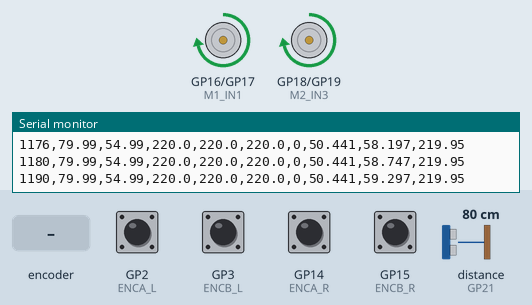
A sketch run on a simulated Raspberry Pi Pico. Shown: motor-driver pin pairs drawn as motors (green arrow = first pin HIGH = forward, orange = second pin HIGH = backward, longer = more drive), the last lines printed to the serial monitor. Wiring (inferred from the names in the program): ultrasonic range finder: trigger GP20; echo GP21. Inputs (shaded band) come from the test bench; at power-on: GP2 (ENCA_L), GP3 (ENCB_L), GP14 (ENCA_R), GP15 (ENCB_R) HIGH, distance to the obstacle (sensor on GP21) 80 cm. The echo pulse lasts 58.3 µs per cm.

Above: at 3.7 s.
3.8 s: distance to the obstacle (sensor on GP21) set to 18 cm
At 6.1 s:
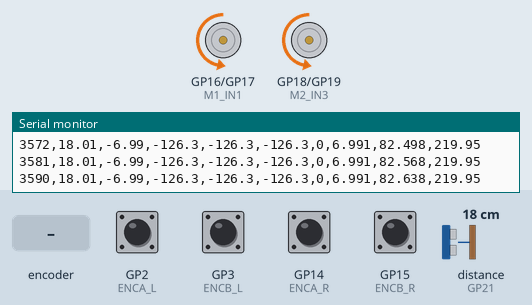
6.4 s: distance to the obstacle (sensor on GP21) set to 35 cm
At 7.8 s:
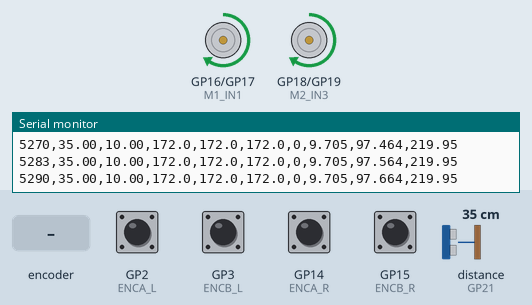
8.6 s: distance to the obstacle (sensor on GP21) set to 22 cm
11.6 s: rotary encoder on GP2 (ENCA_L) / GP3 (ENCB_L) turned 1 step (first pin leading)
At 12.2 s:
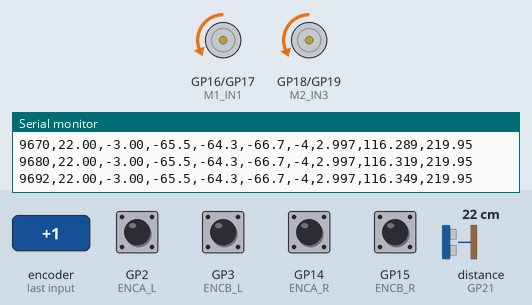
13.3 s: rotary encoder on GP2 (ENCA_L) / GP3 (ENCB_L) turned 2 steps (second pin leading)
At 14.8 s:
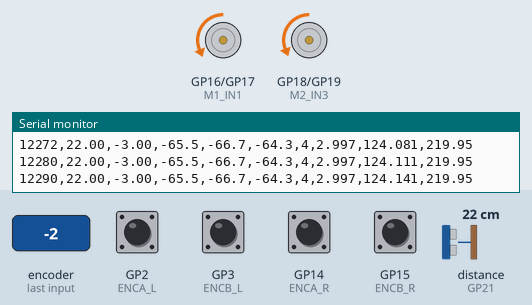
15.2 s: distance to the obstacle (sensor on GP21) set to 28 cm
Timing chart, 0 to 18.8 s (numbered marks = the images above; inputs shaded):
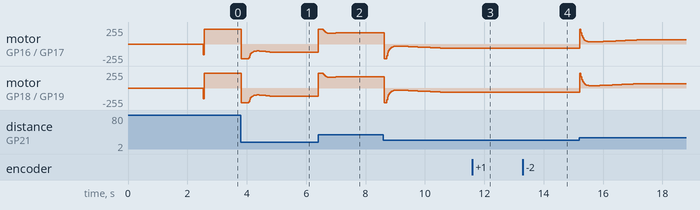

The sketch:

robot_follower_final.ino
```cpp
// orginal without adaptive

#include "hardware/gpio.h"

// ================================================================
//  PINS
// ================================================================
#define ENCA_L   2
#define ENCB_L   3
#define ENCA_R   14
#define ENCB_R   15
#define M1_IN1   16
#define M1_IN2   17
#define M2_IN3   18
#define M2_IN4   19
#define TRIG_PIN 20
#define ECHO_PIN 21

// ================================================================
//  ENCODER
// ================================================================
volatile int32_t ticksLeft  = 0;
volatile int32_t ticksRight = 0;
volatile uint8_t prevLeft   = 0;
volatile uint8_t prevRight  = 0;

const int8_t quadTable[16] = {
   0, +1, -1,  0,
  -1,  0,  0, +1,
  +1,  0,  0, -1,
   0, -1, +1,  0
};

inline uint8_t readLeft()  { return (gpio_get(ENCA_L) << 1) | gpio_get(ENCB_L); }
inline uint8_t readRight() { return (gpio_get(ENCA_R) << 1) | gpio_get(ENCB_R); }

void isrLeft() {
  uint8_t curr = readLeft();
  ticksLeft += quadTable[(prevLeft << 2) | curr];
  prevLeft = curr;
}
void isrRight() {
  uint8_t curr = readRight();
  ticksRight += quadTable[(prevRight << 2) | curr];
  prevRight = curr;
}

// ================================================================
//  TUNING — start here
// ================================================================
const float DESIRED_CM  = 25.0f;

// Distance PID → v_base (PWM Base)
// Kp: main driving force, raise until it reaches target fast
// Ki: removes steady-state offset
// Kd: brakes before reaching target, reduces overshoot. Raise if still overshooting
const float Kp_dist = 15.2f;
const float Ki_dist = 8.0f;
const float Kd_dist = 3.7f;

// Alignment: cumulative tick drift → steering correction
// raise if robot curves, lower if it oscillates left-right
const float Kp_align = 0.3f;

// ================================================================
//  STATE
// ================================================================
float filteredDist = 0.0f;
float v_base       = 0.0f;

float integral_dist  = 0.0f;
float prevError_dist = 0.0f;

int32_t tickDrift      = 0;
int32_t prevLeftTicks  = 0;
int32_t prevRightTicks = 0;

unsigned long lastTime = 0;
unsigned long lastUS   = 0;
unsigned long startTime = 0;

// ================================================================
//  ERROR METRICS STATE
// ================================================================
float  sumSquaredError = 0.0f;
float  iae             = 0.0f;     // integral of absolute error
int    errorCount      = 0;
float  peakDist        = 0.0f;    // for overshoot calculation
float  rmsError        = 0.0f;    // updated every 1s
float  overshootPct    = 0.0f;
bool   testPhase       = false;   // flag: set true when you start a test
float  phaseStartDist  = 0.0f;   // distance at start of test phase

// ================================================================
//  MOTOR
// ================================================================
void setMotor(float L, float R) {
  L = constrain(L, -220, 220);
  R = constrain(R, -220, 220);
  analogWrite(M1_IN1, L > 0 ? (int)L : 0);
  analogWrite(M1_IN2, L < 0 ? (int)(-L) : 0);
  analogWrite(M2_IN3, R > 0 ? (int)R : 0);
  analogWrite(M2_IN4, R < 0 ? (int)(-R) : 0);
}

void stopMotors() {
  analogWrite(M1_IN1, 0); analogWrite(M1_IN2, 0);
  analogWrite(M2_IN3, 0); analogWrite(M2_IN4, 0);
}

// ================================================================
//  ULTRASONIC — 40 Hz
// ================================================================
void updateUltrasonic() {
  if (millis() - lastUS < 25) return;
  lastUS = millis();

  digitalWrite(TRIG_PIN, LOW);
  delayMicroseconds(2);
  digitalWrite(TRIG_PIN, HIGH);
  delayMicroseconds(10);
  digitalWrite(TRIG_PIN, LOW);

  long dur = pulseIn(ECHO_PIN, HIGH, 15000UL);
  if (dur == 0) {
    v_base = 220.0f;
    prevError_dist = 200.0f - DESIRED_CM;  // keep derivative consistent
    integral_dist  = constrain(integral_dist, -100.0f, 100.0f);
    return;
  }

  float d = dur * 0.0343f / 2.0f;

  // Out of range = same treatment as no echo
  if (d < 2.0f || d > 200.0f) {
    v_base = 220.0f;
    prevError_dist = 200.0f - DESIRED_CM;
    return;
  }

  // EMA filter
  filteredDist = 0.3f * d + 0.7f * filteredDist;

  // Distance PID
  float error = filteredDist - DESIRED_CM;

  // Derivative on error (D brakes as robot approaches target)
  float derivative = error - prevError_dist;   // per 50ms step, no /dt needed for tuning
  prevError_dist   = error;

  // Integral with simple clamp anti-windup
  integral_dist += error;
  integral_dist  = constrain(integral_dist, -100.0f, 100.0f);

  v_base = Kp_dist * error
         + Ki_dist * integral_dist * 0.025f   // 0.05 = dt of outer loop (40Hz)
         + Kd_dist * derivative / 0.025f;     // /dt for proper D scaling

  v_base = constrain(v_base, -220.0f, 220.0f);
}

// ================================================================
//  ERROR METRICS — update every loop iteration
// ================================================================
void updateMetrics(float error) {
  sumSquaredError += error * error;
  iae             += fabsf(error) * 0.01f;   // × dt (100 Hz)
  errorCount++;

  // Track peak distance for overshoot (only positive direction)
  if (filteredDist > peakDist) peakDist = filteredDist;

  // Overshoot % relative to desired
  if (peakDist > DESIRED_CM)
    overshootPct = (peakDist - DESIRED_CM) / DESIRED_CM * 100.0f;

  // Update RMS every 1 second (100 iterations)
  if (errorCount >= 100) {
    rmsError = sqrt(sumSquaredError / errorCount);
    sumSquaredError = 0;
    errorCount      = 0;
  }
}

// ================================================================
//  SETUP
// ================================================================
void setup() {
  Serial.begin(115200);
  delay(500);

  // Print CSV header
  Serial.println("time_ms,dist_cm,error_cm,v_base,pwm_L,pwm_R,drift,rms_error,iae,overshoot_pct");

  pinMode(ENCA_L, INPUT_PULLUP); pinMode(ENCB_L, INPUT_PULLUP);
  pinMode(ENCA_R, INPUT_PULLUP); pinMode(ENCB_R, INPUT_PULLUP);

  prevLeft  = readLeft();
  prevRight = readRight();

  attachInterrupt(digitalPinToInterrupt(ENCA_L), isrLeft,  CHANGE);
  attachInterrupt(digitalPinToInterrupt(ENCB_L), isrLeft,  CHANGE);
  attachInterrupt(digitalPinToInterrupt(ENCA_R), isrRight, CHANGE);
  attachInterrupt(digitalPinToInterrupt(ENCB_R), isrRight, CHANGE);

  pinMode(M1_IN1, OUTPUT); pinMode(M1_IN2, OUTPUT);
  pinMode(M2_IN3, OUTPUT); pinMode(M2_IN4, OUTPUT);
  pinMode(TRIG_PIN, OUTPUT);
  pinMode(ECHO_PIN, INPUT);

  stopMotors();
  delay(2000);

  startTime = millis();
  lastTime = millis();
  lastUS   = millis();
}

// ================================================================
//  MAIN LOOP — 100 Hz
// ================================================================
void loop() {
  if (millis() - lastTime < 10) return;
  lastTime += 10;

  // Distance PID → v_base (40 Hz)
  updateUltrasonic();

  // Read encoders
  noInterrupts();
  int32_t left  = ticksLeft;
  int32_t right = ticksRight;
  interrupts();

  // Cumulative drift for alignment
  int32_t dL = left  - prevLeftTicks;
  int32_t dR = right - prevRightTicks;
  prevLeftTicks  = left;
  prevRightTicks = right;

  tickDrift += dL - dR;

  // Alignment correction — capped so it never fights v_base too hard
  float v_corr = constrain(Kp_align * tickDrift, -40.0f, 40.0f);

  float pwm_L = v_base - v_corr;
  float pwm_R = v_base + v_corr;

  setMotor(pwm_L, pwm_R);
  float error = filteredDist - DESIRED_CM;
  updateMetrics(error);

  // Serial.print("Dist: ");     Serial.print(filteredDist, 1);
  // Serial.print("  err: ");    Serial.print(filteredDist - DESIRED_CM, 1);
  // Serial.print("  v_base: "); Serial.print(v_base, 1);
  // Serial.print("  drift: ");  Serial.print(tickDrift);
  // Serial.print("  pwm_L: ");  Serial.print(pwm_L, 1);
  // Serial.print("  pwm_R: ");  Serial.println(pwm_R, 1);
  Serial.print(millis() - startTime);  Serial.print(",");
  Serial.print(filteredDist, 2);       Serial.print(",");
  Serial.print(error, 2);              Serial.print(",");
  Serial.print(v_base, 1);            Serial.print(",");
  Serial.print(constrain(pwm_L, -240, 240), 1); Serial.print(",");
  Serial.print(constrain(pwm_R, -240, 240), 1); Serial.print(",");
  Serial.print(tickDrift);             Serial.print(",");
  Serial.print(rmsError, 3);          Serial.print(",");
  Serial.print(iae, 3);               Serial.print(",");
  Serial.println(overshootPct, 2);

}
```

Measured:
- after the input at 11.6 s, motor on GP16 (M1_IN1) / GP17 (M1_IN2): backward 65/255 → backward 64/255 at once; motor on GP18 (M2_IN3) / GP19 (M2_IN4): backward 65/255 → backward 66/255 at once
- after the input at 13.3 s, motor on GP16 (M1_IN1) / GP17 (M1_IN2): backward 64/255 → backward 65/255 after 0.05 s, → backward 66/255 0.18 s later; motor on GP18 (M2_IN3) / GP19 (M2_IN4): backward 66/255 → backward 65/255 after 0.05 s, → backward 64/255 0.18 s later
